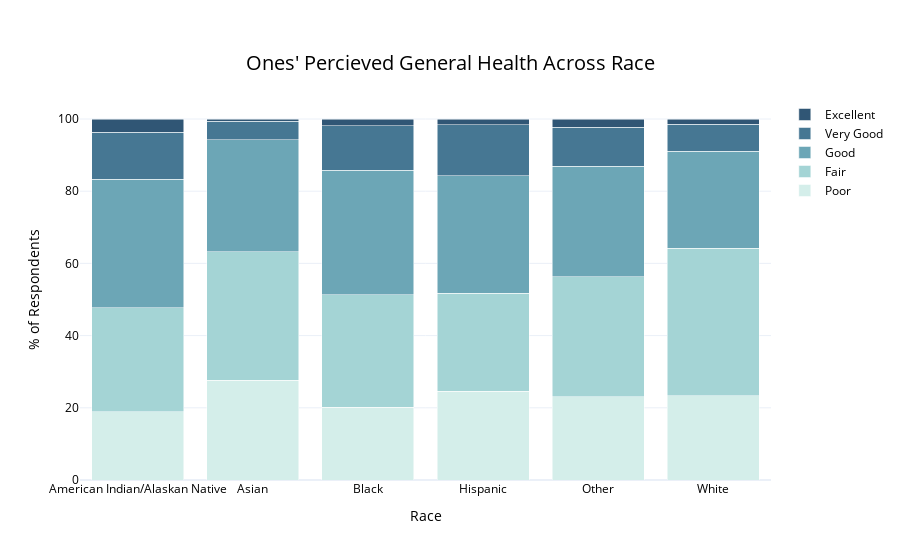

The notebook cell saved with this chart:
### Code cell
fig = go.Figure(data=[
    go.Bar(name= 'Poor', x=race_gh_poor_df['_IMPRACE'], y=race_gh_poor_df['GENHLTH'], marker=go.bar.Marker(color= 'rgb(212, 238, 234)')),
    go.Bar(name= 'Fair', x=race_gh_fair_df['_IMPRACE'], y=race_gh_fair_df['GENHLTH'], marker=go.bar.Marker(color= 'rgb(164, 212, 213)')),
    go.Bar(name= 'Good', x=race_gh_good_df['_IMPRACE'], y=race_gh_good_df['GENHLTH'], marker=go.bar.Marker(color= 'rgb(108, 166, 182)')),
    go.Bar(name= 'Very Good', x=race_gh_very_good_df['_IMPRACE'], y=race_gh_very_good_df['GENHLTH'], marker=go.bar.Marker(color= 'rgb(70, 119, 147)')),
    go.Bar(name= 'Excellent', x=race_gh_excellent_df['_IMPRACE'], y=race_gh_excellent_df['GENHLTH'], marker=go.bar.Marker(color= 'rgb(48, 86, 117)'))  
])
# Change the bar mode
fig.update_layout(font_color="Black",
    title= {'text':"Ones' Percieved General Health Across Race",
            'font_size':20,
           'y':0.9,
            'x':0.5,
            'xanchor': 'center',
            'yanchor': 'top'},
             xaxis_title='Race',
             yaxis_title='% of Respondents',    
             barmode='stack', template='plotly_white')
fig.show()

### Figure 1 — Plotly figure (JSON) as saved in the notebook; plotly's stock layout.template omitted (floating-point values rounded to 4 significant figures)
{"data": [{"marker": {"color": "rgb(212, 238, 234)"}, "name": "Poor", "type": "bar", "x": ["American Indian/Alaskan Native", "Asian", "Black", "Hispanic", "Other", "White"], "y": [18.89, 27.68, 20.21, 24.57, 23.04, 23.4]}, {"marker": {"color": "rgb(164, 212, 213)"}, "name": "Fair", "type": "bar", "x": ["American Indian/Alaskan Native", "Asian", "Black", "Hispanic", "Other", "White"], "y": [28.85, 35.62, 31.07, 27.13, 33.33, 40.76]}, {"marker": {"color": "rgb(108, 166, 182)"}, "name": "Good", "type": "bar", "x": ["American Indian/Alaskan Native", "Asian", "Black", "Hispanic", "Other", "White"], "y": [35.57, 30.89, 34.58, 32.63, 30.54, 26.97]}, {"marker": {"color": "rgb(70, 119, 147)"}, "name": "Very Good", "type": "bar", "x": ["American Indian/Alaskan Native", "Asian", "Black", "Hispanic", "Other", "White"], "y": [13.05, 5.134, 12.22, 14.03, 10.84, 7.391]}, {"marker": {"color": "rgb(48, 86, 117)"}, "name": "Excellent", "type": "bar", "x": ["American Indian/Alaskan Native", "Asian", "Black", "Hispanic", "Other", "White"], "y": [3.634, 0.6787, 1.926, 1.633, 2.259, 1.479]}], "layout": {"barmode": "stack", "font": {"color": "Black"}, "title": {"font": {"size": 20}, "text": "Ones' Percieved General Health Across Race", "x": 0.5, "xanchor": "center", "y": 0.9, "yanchor": "top"}, "xaxis": {"title": {"text": "Race"}}, "yaxis": {"title": {"text": "% of Respondents"}}}}
